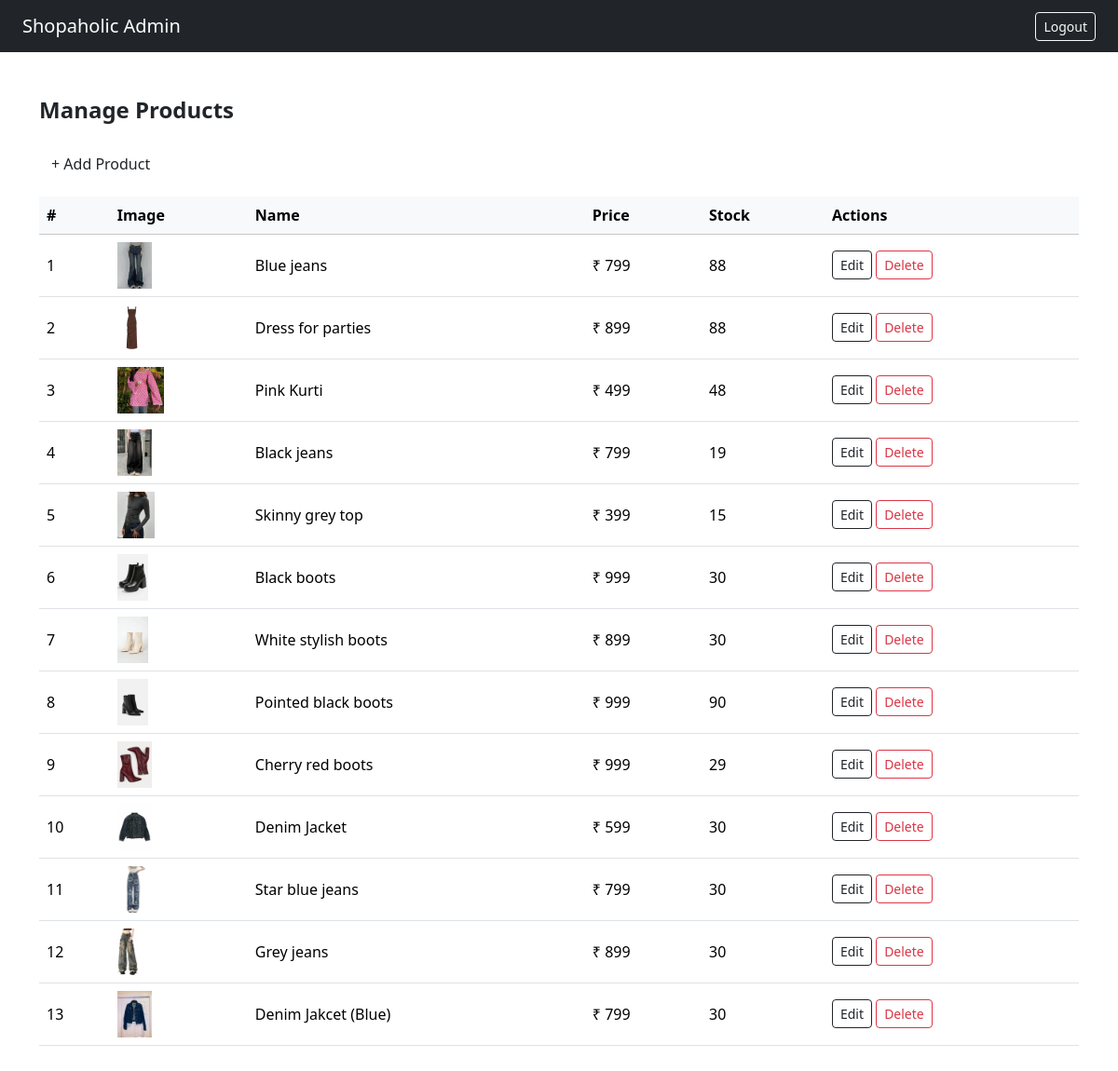
Page /dashboard/products/ (signed in) on the committed database.
### shop/models.py (models this page shows, shortened)
class Product(models.Model):
    name = models.CharField(max_length=200)
    price = models.IntegerField()
    category = models.ForeignKey(Category, on_delete=models.CASCADE)
    image = models.ImageField(upload_to='products/')
    stock = models.IntegerField()
    description = models.TextField()

### adminapp/views.py (the view)
# urls.py: path('products/', admin_products, name='admin_products'),
@login_required
@user_passes_test(is_admin)
def admin_products(request):
    products = Product.objects.all()
    return render(request, 'adminapp/products/product_list.html', {
        'products': products
    })

### adminapp/views.py (called while the page is built)
def is_admin(user):
    return user.is_superuser

### templates/adminapp/products/product_list.html
{% extends 'adminapp/base_admin.html' %}
{% block content %}
<h4 class="fw-bold mb-4">Manage Products</h4>
<a href="{% url 'adminapp:add_product' %}"
   class="btn btn-gradient mb-3">
  + Add Product
</a>
<table class="table table-hover align-middle">
  <thead class="table-light">
    <tr>
      <th>#</th>
      <th>Image</th>
      <th>Name</th>
      <th>Price</th>
      <th>Stock</th>
      <th>Actions</th>
    </tr>
  </thead>
  <tbody>
    {% for product in products %}
    <tr>
      <td>{{ forloop.counter }}</td>
      <td>
        <img src="{{ product.image.url }}"
             style="height:50px;">
      </td>
      <td>{{ product.name }}</td>
      <td>₹ {{ product.price }}</td>
      <td>{{ product.stock }}</td>
      <td>
        <a href="{% url 'adminapp:edit_product' product.id %}"
           class="btn btn-sm btn-outline-dark">
          Edit
        </a>
        <a href="{% url 'adminapp:delete_product' product.id %}"
           class="btn btn-sm btn-outline-danger">
          Delete
        </a>
      </td>
    </tr>
    {% empty %}
    <tr>
      <td colspan="6" class="text-center text-muted">
        No products found
      </td>
    </tr>
    {% endfor %}
  </tbody>
</table>
{% endblock %}

### rows in the picture
Product: image (picture), name "Blue jeans", price "799", stock "88"
Product: image (picture), name "Dress for parties", price "899", stock "88"
Product: image (picture), name "Pink Kurti", price "499", stock "48"
Product: image (picture), name "Black jeans", price "799", stock "19"
Product: image (picture), name "Skinny grey top", price "399", stock "15"
Product: image (picture), name "Black boots", price "999", stock "30"
Product: image (picture), name "White stylish boots", price "899", stock "30"
Product: image (picture), name "Pointed black boots", price "999", stock "90"
Product: image (picture), name "Cherry red boots", price "999", stock "29"
Product: image (picture), name "Denim Jacket", price "599", stock "30"
Product: image (picture), name "Star blue jeans", price "799", stock "30"
Product: image (picture), name "Grey jeans", price "899", stock "30"
Product: image (picture), name "Denim Jakcet (Blue)", price "799", stock "30"
